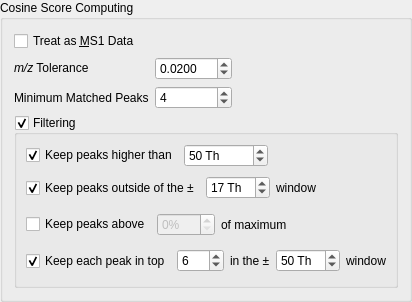
<?xml version="1.0" encoding="UTF-8"?>
<ui version="4.0">
 <class>gbCosineOptions</class>
 <widget class="QGroupBox" name="gbCosineOptions">
  <property name="geometry">
   <rect>
    <x>0</x>
    <y>0</y>
    <width>410</width>
    <height>302</height>
   </rect>
  </property>
  <property name="title">
   <string>Cosine Score Computing</string>
  </property>
  <layout class="QGridLayout" name="gridLayout">
   <item row="1" column="1">
    <widget class="QDoubleSpinBox" name="spinMZTolerance">
     <property name="enabled">
      <bool>true</bool>
     </property>
     <property name="prefix">
      <string/>
     </property>
     <property name="suffix">
      <string/>
     </property>
     <property name="decimals">
      <number>4</number>
     </property>
     <property name="maximum">
      <double>100.000000000000000</double>
     </property>
     <property name="singleStep">
      <double>0.010000000000000</double>
     </property>
     <property name="stepType">
      <enum>QAbstractSpinBox::AdaptiveDecimalStepType</enum>
     </property>
     <property name="value">
      <double>0.020000000000000</double>
     </property>
    </widget>
   </item>
   <item row="0" column="0">
    <widget class="QCheckBox" name="chkMS1Data">
     <property name="text">
      <string>Treat as &amp;MS1 Data</string>
     </property>
    </widget>
   </item>
   <item row="2" column="0">
    <widget class="QLabel" name="label_6">
     <property name="text">
      <string>Minimum Matched Peaks</string>
     </property>
    </widget>
   </item>
   <item row="2" column="1">
    <widget class="QSpinBox" name="spinMinMatchedPeaks">
     <property name="enabled">
      <bool>true</bool>
     </property>
     <property name="maximum">
      <number>100</number>
     </property>
     <property name="value">
      <number>4</number>
     </property>
    </widget>
   </item>
   <item row="5" column="0" colspan="3">
    <widget class="QGroupBox" name="gbFiltering">
     <property name="title">
      <string>Filtering</string>
     </property>
     <property name="checkable">
      <bool>true</bool>
     </property>
     <layout class="QVBoxLayout" name="verticalLayout">
      <item>
       <layout class="QHBoxLayout" name="horizontalLayout_4">
        <item>
         <widget class="QCheckBox" name="chkUseMinMZ">
          <property name="text">
           <string>Keep peaks higher than</string>
          </property>
          <property name="checked">
           <bool>true</bool>
          </property>
         </widget>
        </item>
        <item>
         <widget class="QSpinBox" name="spinMinMZ">
          <property name="suffix">
           <string> Th</string>
          </property>
          <property name="maximum">
           <number>100000</number>
          </property>
          <property name="value">
           <number>50</number>
          </property>
         </widget>
        </item>
        <item>
         <spacer name="horizontalSpacer_5">
          <property name="orientation">
           <enum>Qt::Horizontal</enum>
          </property>
          <property name="sizeHint" stdset="0">
           <size>
            <width>40</width>
            <height>20</height>
           </size>
          </property>
         </spacer>
        </item>
       </layout>
      </item>
      <item>
       <layout class="QHBoxLayout" name="horizontalLayout_3">
        <item>
         <widget class="QCheckBox" name="chkUseParentFiltering">
          <property name="text">
           <string>Keep peaks outside of the ±</string>
          </property>
          <property name="checked">
           <bool>true</bool>
          </property>
         </widget>
        </item>
        <item>
         <widget class="QSpinBox" name="spinParentFilterTolerance">
          <property name="enabled">
           <bool>true</bool>
          </property>
          <property name="suffix">
           <string> Th</string>
          </property>
          <property name="prefix">
           <string/>
          </property>
          <property name="maximum">
           <number>100</number>
          </property>
          <property name="value">
           <number>17</number>
          </property>
         </widget>
        </item>
        <item>
         <widget class="QLabel" name="lblParentFiltering">
          <property name="text">
           <string>window</string>
          </property>
         </widget>
        </item>
        <item>
         <spacer name="horizontalSpacer_4">
          <property name="orientation">
           <enum>Qt::Horizontal</enum>
          </property>
          <property name="sizeHint" stdset="0">
           <size>
            <width>40</width>
            <height>20</height>
           </size>
          </property>
         </spacer>
        </item>
       </layout>
      </item>
      <item>
       <layout class="QHBoxLayout" name="horizontalLayout">
        <item>
         <widget class="QCheckBox" name="chkUseMinIntensityFiltering">
          <property name="text">
           <string>Keep peaks above</string>
          </property>
          <property name="checked">
           <bool>false</bool>
          </property>
         </widget>
        </item>
        <item>
         <widget class="QSpinBox" name="spinMinIntensity">
          <property name="enabled">
           <bool>false</bool>
          </property>
          <property name="suffix">
           <string>%</string>
          </property>
          <property name="maximum">
           <number>100</number>
          </property>
         </widget>
        </item>
        <item>
         <widget class="QLabel" name="lblMinIntensityFiltering">
          <property name="text">
           <string>of maximum</string>
          </property>
         </widget>
        </item>
        <item>
         <spacer name="horizontalSpacer_2">
          <property name="orientation">
           <enum>Qt::Horizontal</enum>
          </property>
          <property name="sizeHint" stdset="0">
           <size>
            <width>40</width>
            <height>20</height>
           </size>
          </property>
         </spacer>
        </item>
       </layout>
      </item>
      <item>
       <layout class="QHBoxLayout" name="horizontalLayout_2">
        <item>
         <widget class="QCheckBox" name="chkUseWindowRankFiltering">
          <property name="text">
           <string>Keep each peak in top</string>
          </property>
          <property name="checked">
           <bool>true</bool>
          </property>
         </widget>
        </item>
        <item>
         <widget class="QSpinBox" name="spinMinMatchedPeaksSearch">
          <property name="minimum">
           <number>1</number>
          </property>
          <property name="maximum">
           <number>100</number>
          </property>
          <property name="value">
           <number>6</number>
          </property>
         </widget>
        </item>
        <item>
         <widget class="QLabel" name="lblWindowRankFiltering1">
          <property name="text">
           <string>in the ±</string>
          </property>
         </widget>
        </item>
        <item>
         <widget class="QSpinBox" name="spinMatchedPeaksWindow">
          <property name="suffix">
           <string> Th</string>
          </property>
          <property name="minimum">
           <number>1</number>
          </property>
          <property name="maximum">
           <number>500</number>
          </property>
          <property name="singleStep">
           <number>50</number>
          </property>
          <property name="value">
           <number>50</number>
          </property>
         </widget>
        </item>
        <item>
         <widget class="QLabel" name="lblWindowRankFiltering2">
          <property name="text">
           <string>window</string>
          </property>
         </widget>
        </item>
        <item>
         <spacer name="horizontalSpacer_3">
          <property name="orientation">
           <enum>Qt::Horizontal</enum>
          </property>
          <property name="sizeHint" stdset="0">
           <size>
            <width>40</width>
            <height>20</height>
           </size>
          </property>
         </spacer>
        </item>
       </layout>
      </item>
     </layout>
    </widget>
   </item>
   <item row="1" column="2" rowspan="2">
    <spacer name="horizontalSpacer">
     <property name="orientation">
      <enum>Qt::Horizontal</enum>
     </property>
     <property name="sizeHint" stdset="0">
      <size>
       <width>40</width>
       <height>20</height>
      </size>
     </property>
    </spacer>
   </item>
   <item row="1" column="0">
    <widget class="QLabel" name="label_3">
     <property name="font">
      <font>
       <italic>false</italic>
      </font>
     </property>
     <property name="text">
      <string>&lt;i&gt;m/z&lt;/i&gt; Tolerance</string>
     </property>
    </widget>
   </item>
  </layout>
 </widget>
 <tabstops>
  <tabstop>spinMZTolerance</tabstop>
 </tabstops>
 <resources/>
 <connections/>
</ui>
